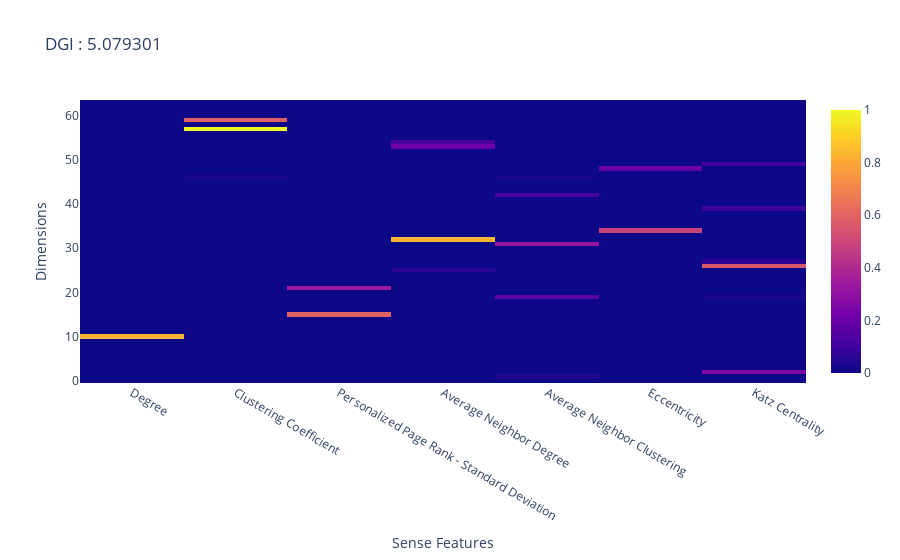
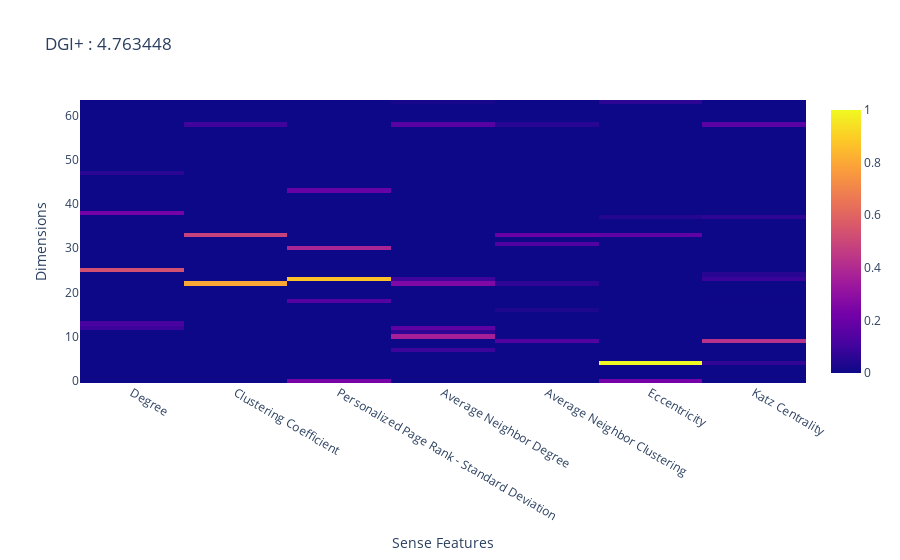

Here is the notebook cell these charts were saved with, in order:
### Code cell
fig = go.Figure()
fig.add_trace(go.Heatmap(z = explain_og,
                         x = list(sense_feat_dict), 
                         ))
fig.update_layout(title_text = 'DGI : ' + str(np.linalg.norm(explain_og, ord = 'nuc')), 
                  xaxis_title_text = 'Sense Features', 
                  yaxis_title_text = 'Dimensions')

fig.show()

fig = go.Figure()
fig.add_trace(go.Heatmap(z = explain_plus,
                         x = list(sense_feat_dict), 
                         ))
fig.update_layout(title_text = 'DGI+ : ' + str(np.linalg.norm(explain_plus, ord = 'nuc')), 
                  xaxis_title_text = 'Sense Features', 
                  yaxis_title_text = 'Dimensions')

fig.show()

### Figure 1 — Plotly figure (JSON) as saved in the notebook; plotly's stock layout.template omitted (floating-point values rounded to 4 significant figures; data arrays with more than 128 entries replaced by an {"elided": "..."} marker saying what was removed)
{"data": [{"type": "heatmap", "x": ["Degree", "Clustering Coefficient", "Personalized Page Rank - Standard Deviation", "Average Neighbor Degree", "Average Neighbor Clustering", "Eccentricity", "Katz Centrality"], "z": {"elided": "64x7 float values"}}], "layout": {"title": {"text": "DGI : 5.079301"}, "xaxis": {"title": {"text": "Sense Features"}}, "yaxis": {"title": {"text": "Dimensions"}}}}

### Figure 2 — Plotly figure (JSON) as saved in the notebook; plotly's stock layout.template omitted (floating-point values rounded to 4 significant figures; data arrays with more than 128 entries replaced by an {"elided": "..."} marker saying what was removed)
{"data": [{"type": "heatmap", "x": ["Degree", "Clustering Coefficient", "Personalized Page Rank - Standard Deviation", "Average Neighbor Degree", "Average Neighbor Clustering", "Eccentricity", "Katz Centrality"], "z": {"elided": "64x7 float values"}}], "layout": {"title": {"text": "DGI+ : 4.763448"}, "xaxis": {"title": {"text": "Sense Features"}}, "yaxis": {"title": {"text": "Dimensions"}}}}
